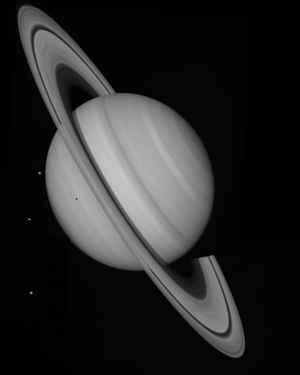
#> input picture clases/Cap06_Restauración_Imágenes/Matlab_Python/saturn375.png, 300 x 375 px
$ jupyter execute TRAT06_WienerFilter.ipynb   (shell and % lines are left out)   (older library calls are emulated)
#> lines starting #> are read from the running program, lines starting #| are printed output that depends on the picture; long printed decimals are rounded
# Restauración de imágenes con Wiener Filter

# Librerías

[cell 1]
import cv2
import matplotlib.pyplot as plt
import numpy as np
from   matplotlib.colors import LogNorm
from   scipy.fftpack     import fft2,ifft2,fftshift,ifftshift

# Descarga de imagen

# Imagen original ${\bf F}$

[cell 2]
F = cv2.imread('saturn375.png',0)
#> F is the input picture: shape (375, 300); min 0, max 197, mean 39.9
print('size of F:',F.shape)
#| size of F: (375, 300)
plt.figure(figsize=(10,10))
plt.imshow(F,cmap='gray')
plt.title('original')
plt.show()

# Simulación de Degradación

## Kernel Gaussiano

[cell 3]
def gaussian_kernel(size, sigma, *args):
    """
    This method creates a symmetric Gaussian kernel.

    :param sigma: float number that defines the width of the Gaussian
            distribution
    :param size: inf number to specify the size of the kernel.
            Typical numbers 3, 5, 9, 11.
    """
    x, y = np.mgrid[-size // 2 + 1:size // 2 + 1,
           -size // 2 + 1:size // 2 + 1]

    kernel = np.exp(-((x ** 2 + y ** 2) / (2.0 * sigma ** 2)))
    kernel = kernel / kernel.sum()

    return kernel.astype('double')

## Degradación con kernel Gaussiano

[cell 4]
k = 11
s = k/8.5
m = int(k/2)
h = gaussian_kernel(k,s)
Go = cv2.filter2D(F.astype('double'), cv2.CV_64F, h)
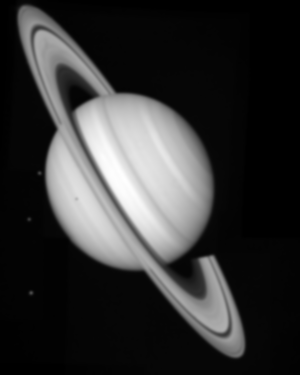
#> Go: shape (375, 300) float64; min -3.55e-14, max 194.9, mean 39.9; drawn with min black and max white
G = Go[m:-m,m:-m] # se toman los pixeles "válidos"
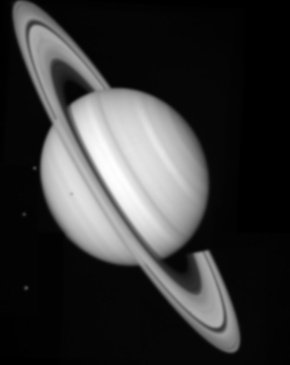
#> G: shape (365, 290) float64; min -2.31e-14, max 194.9, mean 42.3; drawn with min black and max white
print('size of G:',G.shape)
#| size of G: (365, 290)
plt.figure(figsize=(10,10))
plt.imshow(G,cmap='gray')
plt.title('degradada')
plt.show()

## Adición de ruido Gaussiano

[cell 5]
N,M = G.shape
#> N = 365; M = 290
A = 2 # magnitud del ruido
R = A*np.random.randn(N,M)
Gr = G.astype('double')+R
plt.figure(figsize=(10,10))
plt.imshow(Gr,cmap='gray')
plt.title('degardada con ruido')
plt.show()

# Restuarción

[cell 6]
def surface_plot (matrix, **kwargs):
    # acquire the cartesian coordinate matrices from the matrix
    # x is cols, y is rows
    (x, y) = np.meshgrid(np.arange(matrix.shape[1]), np.arange(matrix.shape[0]))
    fig = plt.figure()
    ax = fig.add_subplot(111, projection='3d')
    surf = ax.plot_surface(x, y, matrix, **kwargs)
    return (fig, ax, surf)

def plot_spectrum(X_ft,centered=True):
    # A logarithmic colormap
    if centered:
      X_ftc = fftshift(X_ft)
    else:
      X_ftc = X_ft
    plt.imshow(np.abs(X_ftc), norm=LogNorm(vmin=5))
    plt.colorbar()

## Definciones

[cell 7]
C   = 0.0251
rho = 0.05
a   = 0.5

[cell 8]
N,M = G.shape
n,m = h.shape
N2  = 2*(N+n-1)
#> N2 = 750
M2  = 2*(M+m-1)
#> M2 = 600

## Definición de C/SNR^2

[cell 9]
# SNR2inv(r) = C*r^rho
SNR2inv = np.zeros((N2,M2))
n2 = N2/2+1
#> n2 = 376
m2 = M2/2+1
#> m2 = 301
print(n2,m2)
#| 376.0 301.0
for i in range(N2):
  for j in range(M2):
    SNR2inv[i,j] = C*np.sqrt((i-n2)**2+(j-m2)**2)**rho
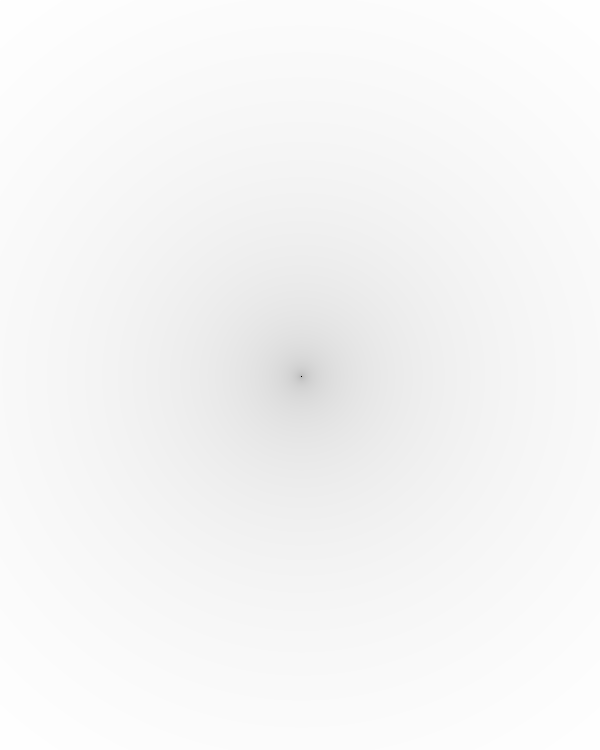
#> SNR2inv: shape (750, 600) float64; min 0, max 0.0342, mean 0.033; drawn with min black and max white

plt.imshow(SNR2inv)
print(np.max(SNR2inv))
#| 0.03418

[cell 10]
surface_plot(SNR2inv)
#> in surface_plot, `surf = ax.plot_surface(x, y, matrix, **kwargs)`:
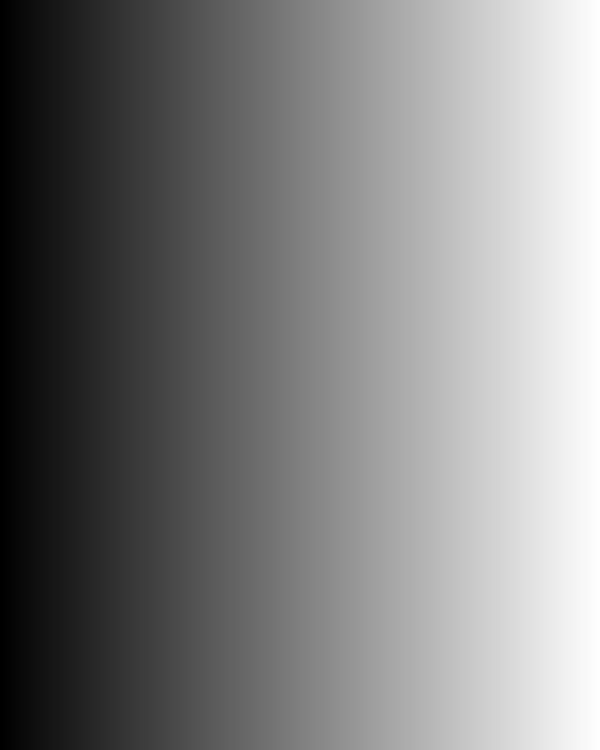
#> x: shape (750, 600) int64; min 0, max 599, mean 299.5; drawn with min black and max white
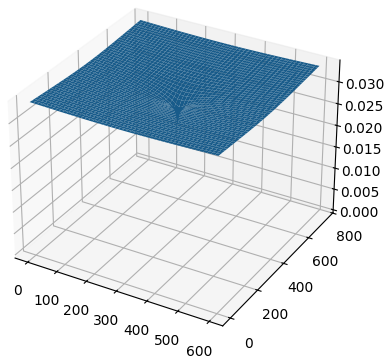
#> figure drawn by matplotlib, 1 panel

## Cómputo final

[cell 11]
Ge              = np.zeros((N2,M2))
Ge[n:N+n,m:M+m] = G
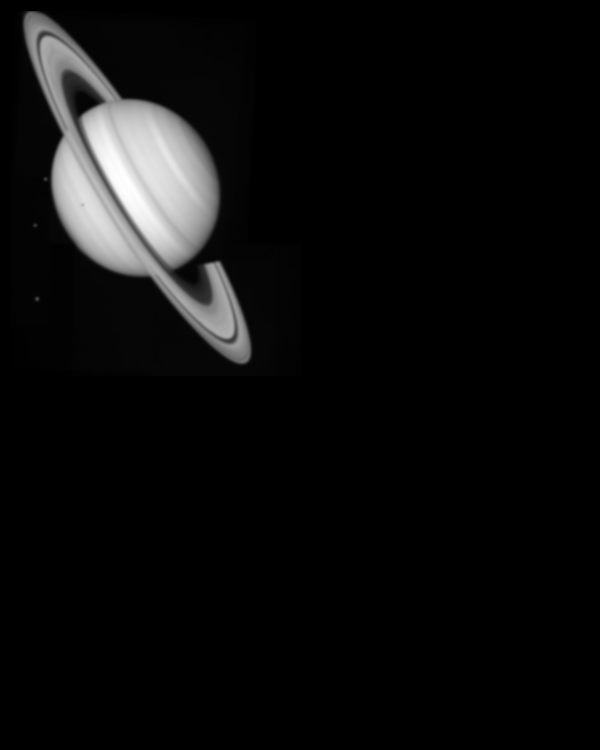
#> Ge: shape (750, 600) float64; min -2.31e-14, max 194.9, mean 9.9; drawn with min black and max white
He              = np.zeros((N2,M2))
He[0:n,0:m]     = h


FG   = fft2(Ge)
FH   = fft2(He)
AFH  = np.abs(FH)
AFH2 = np.multiply(AFH,AFH)

# Primer operando (^a)
W1   = (np.divide(np.conj(FH),AFH2))**a

# Segundo operando (^(1-a))
D2   = AFH2 + SNR2inv # denominador
W2   = np.divide(np.conj(FH),D2)**(1-a)

# Multiplicación
W    = np.multiply(W1,W2)
FFs  = np.multiply(W,FG)

Fs   = np.abs(ifft2(FFs))
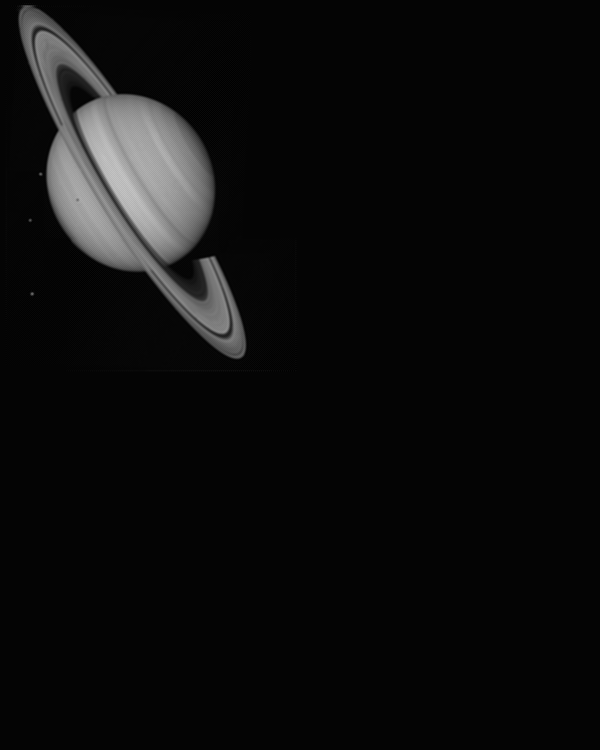
#> Fs: shape (750, 600) float64; min 0.0108, max 197.2, mean 13.6

Ns = N+n-1
#> Ns = 375
Ms = M+m-1
#> Ms = 300
k=1
Fs = Fs[k:k+Ns,k:k+Ms]
#> Fs: shape (375, 300) float64
print('size of Fs:',Fs.shape)
#| size of Fs: (375, 300)

plt.figure(figsize=(10,10))
plt.imshow(Gr,cmap='gray')
plt.title('degradada')
plt.show()
plt.figure(figsize=(10,10))
plt.imshow(Fs,cmap='gray')
plt.title('restaurada')
plt.show()
plt.figure(figsize=(10,10))
plt.imshow(F,cmap='gray')
plt.title('original')
plt.show()

$ run again, with clases/Cap06_Restauración_Imágenes/Matlab_Python/damaged_astronaut.png copied over clases/Cap06_Restauración_Imágenes/Matlab_Python/saturn375.png
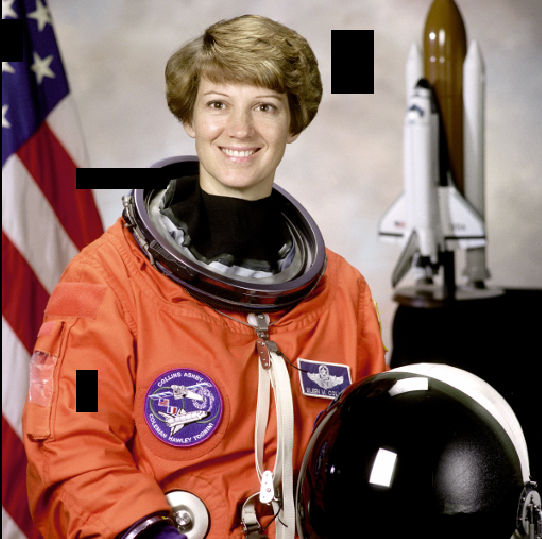
#> input picture clases/Cap06_Restauración_Imágenes/Matlab_Python/damaged_astronaut.png, 542 x 539 px
#| size of F: (539, 542)
#| size of G: (529, 532)
#| 540.0 543.0
#| 0.03498
#> `Ge[n:N+n,m:M+m] = G`:
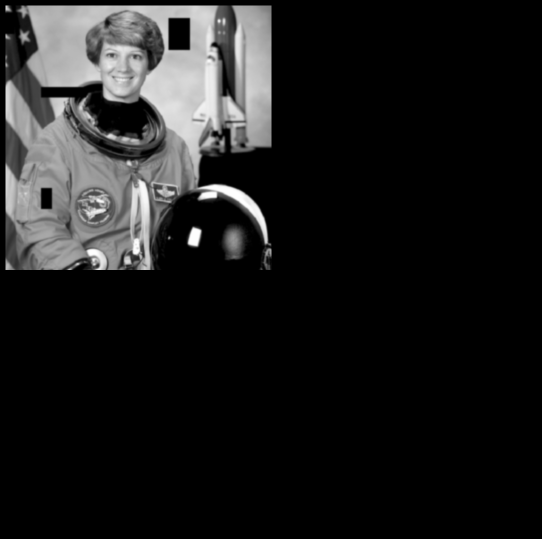
#> Ge: shape (1078, 1084) float64 (shown at 1/2 size); min -1.14e-13, max 254.3, mean 28.2; drawn with min black and max white
#> `Fs = Fs[k:k+Ns,k:k+Ms]`:
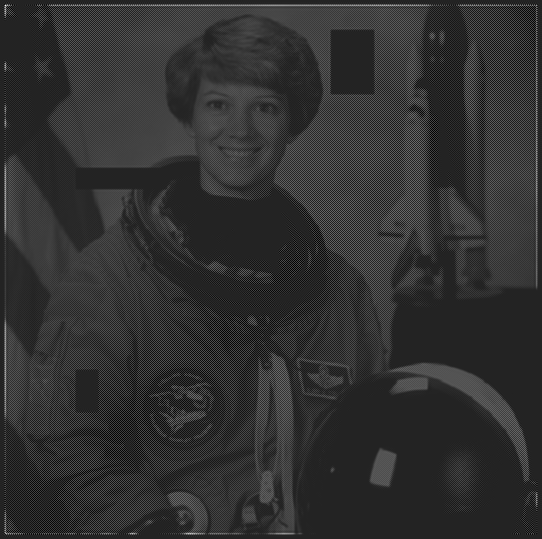
#> Fs: shape (539, 542) float64; min 0.246, max 837.1, mean 162; drawn with min black and max white
#| size of Fs: (539, 542)

$ run again, with clases/Cap06_Restauración_Imágenes/Matlab_Python/dices.png copied over clases/Cap06_Restauración_Imágenes/Matlab_Python/saturn375.png
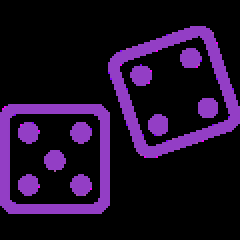
#> input picture clases/Cap06_Restauración_Imágenes/Matlab_Python/dices.png, 120 x 120 px (shown 2 times larger)
#| size of F: (120, 120)
#| size of G: (110, 110)
#| 121.0 121.0
#| 0.03246
#> `[cell 10] surface_plot(SNR2inv)`:
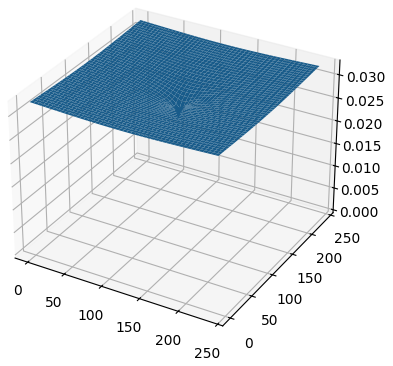
#> figure drawn by matplotlib, 1 panel
#> `Fs = Fs[k:k+Ns,k:k+Ms]`:
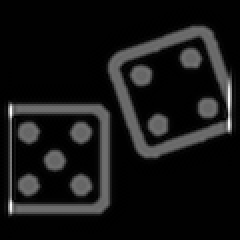
#> Fs: shape (120, 120) float64 (shown 2 times larger); min 0.138, max 281.6, mean 24.2; drawn with min black and max white
#| size of Fs: (120, 120)
